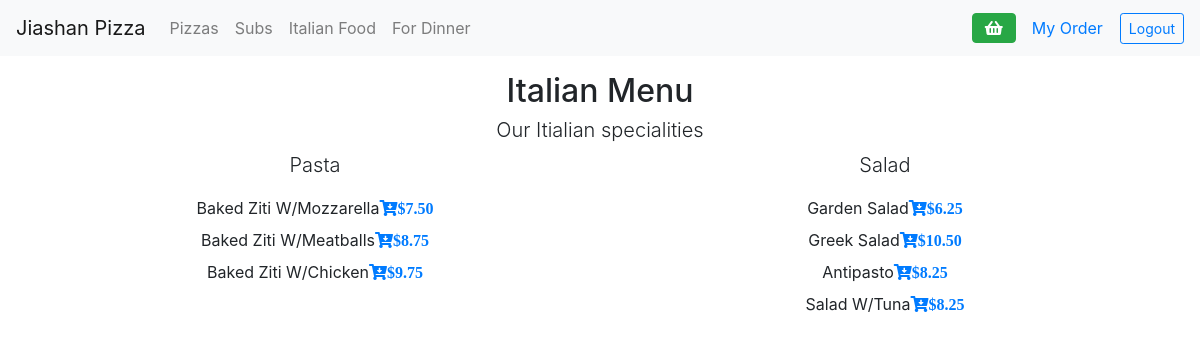
/italian (signed in), run on the app's committed database.
### orders/models.py (models this page shows, shortened)
class Pasta (models.Model):
    name = models.CharField(max_length=64)
    price = models.DecimalField(max_digits=5, decimal_places=2)

class Salad (models.Model):
    name = models.CharField(max_length=64)
    price = models.DecimalField(max_digits=5, decimal_places=2)

### orders/views.py (the view)
# urls.py: path("italian", views.italian, name="italian"),
def italian(request):
    pasta = Pasta.objects.all()
    salad = Salad.objects.all()
    context = {
    "user": request.user,
    "pasta": pasta,
    "salad": salad,
    }
    return render(request, "orders/italian.html", context)

### orders/templates/orders/italian.html (shortened to what this page needs)
{% extends "orders/base.html" %}
{% block body %}
<div class="container text-center">
  <div class="row justify-content-center margin-top">
    <div class="col-4">
      <h2>Italian Menu</h2>
      <h4 class="lead">Our Itialian specialities</h4>
    </div>
  </div>
  <div class="row">
    <div class="col">
      <p class="lead">Pasta</p>
      <dl class="text-center Capitalize">
        {% for p in pasta %}
        <dd class="item">{{ p.name }}<a href="#" data-type='pasta' data-order='{"ID":"{{p.id}}", "name":"{{p.name}}", "price":{{p.price}}}' class="fas fa-cart-arrow-down new-order">${{p.price}}</a></dd>
        {% endfor %}
      </dl>
    </div>
    <div class="col">
      <p class="lead">Salad</p>
      <dl class="text-center Capitalize">
        {% for p in salad %}
        <dd class="item">{{ p.name }}<a href="#" data-type='salad' data-order='{"ID":"{{p.id}}", "name":"{{p.name}}", "price":{{p.price}}}' class="fas fa-cart-arrow-down new-order">${{p.price}}</a></dd>
        {% endfor %}
      </dl>
    </div>
  </div>
</div>
{% endblock %}

### orders/static/orders/styles.css (style rules this page uses)
.Capitalize { text-transform: capitalize; }
.margin-top { margin-top: 1em; }

### data on the page
Pasta: name "Baked Ziti W/Mozzarella", price "7.50"
Pasta: name "Baked Ziti W/Meatballs", price "8.75"
Pasta: name "Baked Ziti W/Chicken", price "9.75"
Salad: name "Garden Salad", price "6.25"
Salad: name "Greek Salad", price "10.50"
Salad: name "Antipasto", price "8.25"
Salad: name "Salad W/Tuna", price "8.25"
